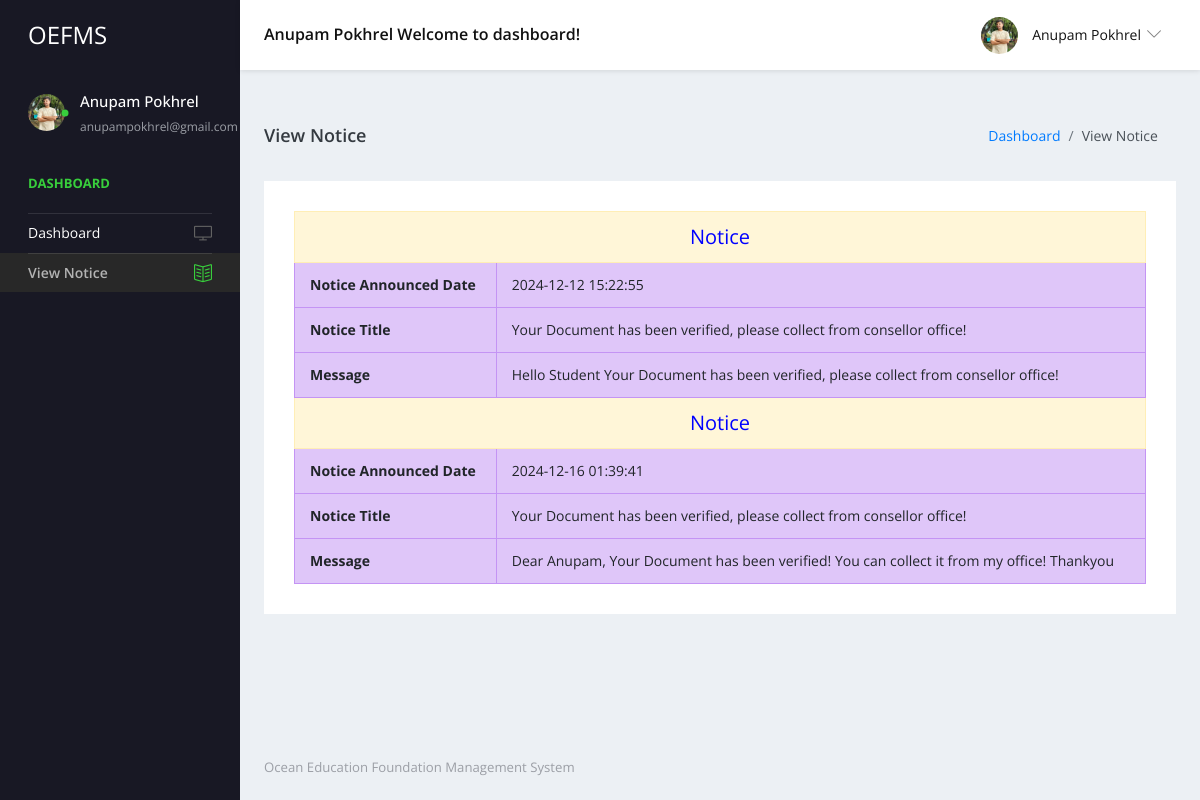
The app's page /user/view-notice.php (signed in) with its own data.
### tables this page shows
CREATE TABLE `tblstudent` (
  `ID` int(10) NOT NULL,
  `StudentName` varchar(200) DEFAULT NULL,
  `StudentEmail` varchar(200) DEFAULT NULL,
  `StudentClass` varchar(100) DEFAULT NULL,
  `Gender` varchar(50) DEFAULT NULL,
  `DOB` date DEFAULT NULL,
  `StuID` varchar(200) DEFAULT NULL,
  `FatherName` mediumtext DEFAULT NULL,
  `MotherName` mediumtext DEFAULT NULL,
  `ContactNumber` bigint(10) DEFAULT NULL,
  `AltenateNumber` bigint(10) DEFAULT NULL,
  `Address` mediumtext DEFAULT NULL,
  `UserName` varchar(200) DEFAULT NULL,
  `Password` varchar(200) DEFAULT NULL,
  `Image` varchar(200) DEFAULT NULL,
  `DateofAdmission` timestamp NULL DEFAULT current_timestamp()
);

CREATE TABLE `tblnotice` (
  `ID` int(5) NOT NULL,
  `NoticeTitle` mediumtext DEFAULT NULL,
  `ClassId` int(10) DEFAULT NULL,
  `NoticeMsg` mediumtext DEFAULT NULL,
  `CreationDate` timestamp NULL DEFAULT current_timestamp()
);

### user/view-notice.php (the view, shortened to what this page needs)
<?php
include('includes/dbconnection.php');
if (strlen($_SESSION['sturecmsstuid']==0)) {
  header('location:logout.php');
  } else{
  ?>
<!DOCTYPE html>
<html lang="en">
  <head>
    <link rel="stylesheet" href="vendors/simple-line-icons/css/simple-line-icons.css">
    <link rel="stylesheet" href="vendors/flag-icon-css/css/flag-icon.min.css">
    <link rel="stylesheet" href="vendors/css/vendor.bundle.base.css">
    <link rel="stylesheet" href="vendors/select2/select2.min.css">
    <link rel="stylesheet" href="vendors/select2-bootstrap-theme/select2-bootstrap.min.css">
    <link rel="stylesheet" href="css/style.css" />
  </head>
  <body>
    <div class="container-scroller">
     <?php include_once('includes/header.php');?>
      <div class="container-fluid page-body-wrapper">
      <?php include_once('includes/sidebar.php');?>
        <div class="main-panel">
          <div class="content-wrapper">
            <div class="page-header">
              <h3 class="page-title"> View Notice </h3>
              <nav aria-label="breadcrumb">
                <ol class="breadcrumb">
                  <li class="breadcrumb-item"><a href="dashboard.php">Dashboard</a></li>
                  <li class="breadcrumb-item active" aria-current="page"> View Notice</li>
                </ol>
              </nav>
            </div>
            <div class="row">
              <div class="col-12 grid-margin stretch-card">
                <div class="card">
                  <div class="card-body">
                    <table border="1" class="table table-bordered mg-b-0">
                      <?php
$stuclass=$_SESSION['stuclass'];
$sql="SELECT tblclass.ID,tblclass.ClassName,tblclass.Section,tblnotice.NoticeTitle,tblnotice.CreationDate,tblnotice.ClassId,tblnotice.NoticeMsg,tblnotice.ID as nid from tblnotice join tblclass on tblclass.ID=tblnotice.ClassId where tblnotice.ClassId=:stuclass";
$query = $dbh -> prepare($sql);
$query->bindParam(':stuclass',$stuclass,PDO::PARAM_STR);
$query->execute();
$results=$query->fetchAll(PDO::FETCH_OBJ);
$cnt=1;
if($query->rowCount() > 0)
{
foreach($results as $row)
{               ?>
 <tr align="center" class="table-warning">
<td colspan="4" style="font-size:20px;color:blue">
 Notice</td></tr>
<tr class="table-info">
    <th>Notice Announced Date</th>
    <td><?php  echo $row->CreationDate;?></td>
  </tr>
    <tr class="table-info">
    <th>Notice Title</th>
    <td><?php  echo $row->NoticeTitle;?></td>
  </tr>
  <tr class="table-info">
     <th>Message</th>
    <td><?php  echo $row->NoticeMsg;?></td>
  </tr>
  <?php $cnt=$cnt+1;}} else { ?>
<tr>
  <th colspan="2" style="color:red;">No Notice Found</th>
</tr>
  <?php } ?>
</table>
                  </div>
                </div>
              </div>
            </div>
          </div>
         <?php include_once('includes/footer.php');?>
        </div>
      </div>
    </div>
  </body>
</html><?php }  ?>

### user/includes/header.php (shortened to what this page needs)
 <nav class="navbar default-layout-navbar col-lg-12 col-12 p-0 fixed-top d-flex flex-row">
        <div class="navbar-brand-wrapper d-flex align-items-center">
          <a class="navbar-brand brand-logo" href="dashboard.php">
            <strong style="color: white;">OEFMS</strong>
          </a>
        </div>
        <?php
         $uid= $_SESSION['sturecmsuid'];
$sql="SELECT * from tblstudent where ID=:uid";
$query = $dbh -> prepare($sql);
$query->bindParam(':uid',$uid,PDO::PARAM_STR);
$query->execute();
$results=$query->fetchAll(PDO::FETCH_OBJ);
$cnt=1;
if($query->rowCount() > 0)
{
foreach($results as $row)
{               ?>
        <div class="navbar-menu-wrapper d-flex align-items-center flex-grow-1">
          <h5 class="mb-0 font-weight-medium d-none d-lg-flex"><?php  echo htmlentities($row->StudentName);?> Welcome to dashboard!</h5>
          <ul class="navbar-nav navbar-nav-right ml-auto">
            <li class="nav-item dropdown d-none d-xl-inline-flex user-dropdown">
              <a class="nav-link dropdown-toggle" id="UserDropdown" href="#" data-toggle="dropdown" aria-expanded="false">
                <img class="img-xs rounded-circle ml-2" src="images/faces/anupam.jpg" alt="Profile image"> <span class="font-weight-normal"> <?php  echo htmlentities($row->StudentName);?> </span></a>
                  <p class="font-weight-light text-muted mb-0"><?php  echo htmlentities($row->StudentEmail);?></p><?php $cnt=$cnt+1;}} ?>
            </li>
          </ul>
        </div>
      </nav>

### user/includes/sidebar.php
<nav class="sidebar sidebar-offcanvas" id="sidebar">
          <ul class="nav">
            <li class="nav-item nav-profile">
              <a href="#" class="nav-link">
                <div class="profile-image">
                  <img class="img-xs rounded-circle" src="images/faces/anupam.jpg" alt="profile image">
                  <div class="dot-indicator bg-success"></div>
                </div>
                <div class="text-wrapper">
                  <?php
         $uid= $_SESSION['sturecmsuid'];
$sql="SELECT * from tblstudent where ID=:uid";
$query = $dbh -> prepare($sql);
$query->bindParam(':uid',$uid,PDO::PARAM_STR);
$query->execute();
$results=$query->fetchAll(PDO::FETCH_OBJ);
$cnt=1;
if($query->rowCount() > 0)
{
foreach($results as $row)
{               ?>
                  <p class="profile-name"><?php  echo htmlentities($row->StudentName);?></p>
                  <p class="designation"><?php  echo htmlentities($row->StudentEmail);?></p><?php $cnt=$cnt+1;}} ?>
                </div>
              </a>
            </li>
            <li class="nav-item nav-category">
              <span class="nav-link">Dashboard</span>
            </li>
            <li class="nav-item">
              <a class="nav-link" href="dashboard.php">
                <span class="menu-title">Dashboard</span>
                <i class="icon-screen-desktop menu-icon"></i>
              </a>
            </li>
            <li class="nav-item">
              <a class="nav-link" href="view-notice.php">
                <span class="menu-title">View Notice</span>
                <i class="icon-book-open menu-icon"></i>
              </a>
            </li>
          </ul>
        </nav>

### records on screen
tblstudent: StudentName "Anupam Pokhrel", StudentEmail "anupampokhrel@gmail.com"
tblnotice: CreationDate "2024-12-12 15:22:55", NoticeTitle "Your Document has been verified, please collect from consellor office!", NoticeMsg "Hello Student Your Document has been verified, please collect from consellor office!"
tblnotice: CreationDate "2024-12-16 01:39:41", NoticeTitle "Your Document has been verified, please collect from consellor office!", NoticeMsg "Dear Anupam, Your Document has been verified! You can collect it from my office! Thankyou"
